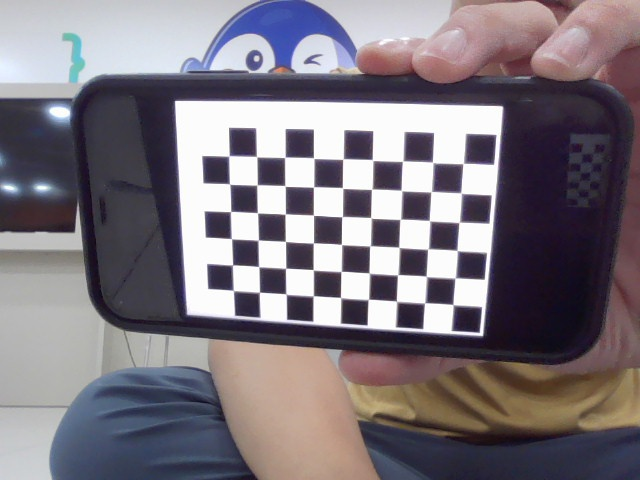
#> input picture calib/calib_000.jpg, 640 x 480 px; its folder holds 4 pictures in this run
$ python calibrate.py
#> lines starting #> are read from the running program, lines starting #| are printed output that depends on the picture
import cv2
import glob
import numpy as np

"""
calibrate_rect_board.py
––––––––––––––––––––––––––––––––––––––
Read all images in a folder (default *calib/*) that were captured
with **Calib Capture** and compute intrinsic matrix + distortion for a
**rectangular chessboard** (standard black/white squares, not circles).

Usage:
    python calibrate_rect_board.py  [calib_folder]

• BOARD_SIZE   = (columns, rows) **inner** corners.
• SQUARE_SIZE  = physical size of a square (mm).  Set to 1.0 if you only
  need pixel‑accurate undistortion (scale‑less).
• Outputs:   K.npy   dist.npy   calib_report.txt
"""

import os
import sys

# ───────── configurable ─────────
BOARD_SIZE   = (9, 6)      # inner corners 9×6 ⇢ 10×7 squares
SQUARE_SIZE  = 8.0        # mm (change if your square is different)
CALIB_DIR    = sys.argv[1] if len(sys.argv) > 1 else "calib"

# collect image paths
images = sorted(glob.glob(os.path.join(CALIB_DIR, "calib_*.jpg")))
if not images:
    raise FileNotFoundError(f"No images like 'calib_###.jpg' in {CALIB_DIR}")
print(f"[calibrate] found {len(images)} images in '{CALIB_DIR}'")

# prepare 3‑D object points (Z=0 plane)
objp = np.zeros((BOARD_SIZE[0] * BOARD_SIZE[1], 3), np.float32)
objp[:, :2] = np.mgrid[0:BOARD_SIZE[0], 0:BOARD_SIZE[1]].T.reshape(-1, 2)
objp *= SQUARE_SIZE

obj_pts = []   # 3‑D points in real world
img_pts = []   # 2‑D points in image plane

for fn in images:
    img  = cv2.imread(fn)
#> img is the input picture: shape (480, 640, 3); mean B, G, R 125.7, 117.7, 124.9
    gray = cv2.cvtColor(img, cv2.COLOR_BGR2GRAY)
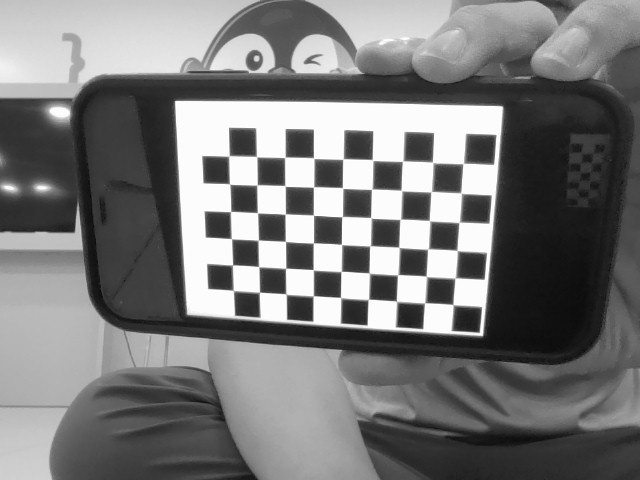
#> gray: shape (480, 640); min 6, max 255, mean 120.8

    found, corners = cv2.findChessboardCorners(gray, BOARD_SIZE,
                                               cv2.CALIB_CB_ADAPTIVE_THRESH |
                                               cv2.CALIB_CB_NORMALIZE_IMAGE)
#> found = True; corners = 54 rows, first 8: [452.8, 304.5], [424.6, 302.9], [396.5, 301.3], [368.4, 299.4], [340.4, 297.4], [313.3, 295.8], [285.8, 293.9], [259.6, 292.1]
    if not found:
        print(f"  [skip] {fn}: grid not found")
        continue
    # refine corner locations
    cv2.cornerSubPix(gray, corners, (11,11), (-1,-1),
                     (cv2.TERM_CRITERIA_EPS+cv2.TERM_CRITERIA_MAX_ITER, 30, 0.001))
    obj_pts.append(objp)
    img_pts.append(corners)
    print(f"  [ok]   {fn}")
#> pass 2 of the loop `for fn in images:`:
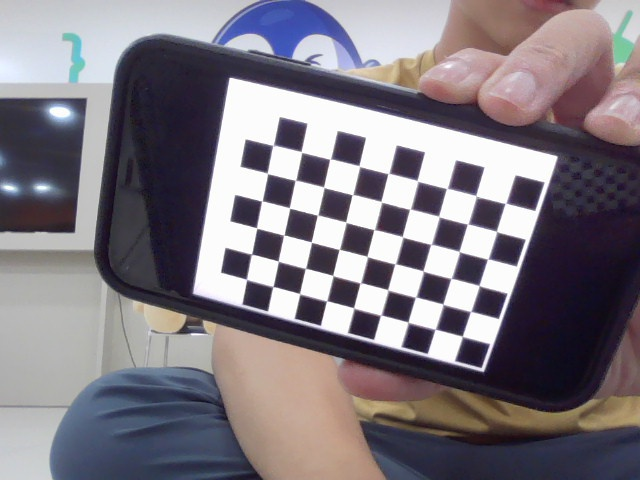
#> input picture calib/calib_001.jpg, 640 x 480 px
#> img is the input picture: shape (480, 640, 3); mean B, G, R 128.8, 120.8, 127.3
#> `gray = cv2.cvtColor(img, cv2.COLOR_BGR2GRAY)`:
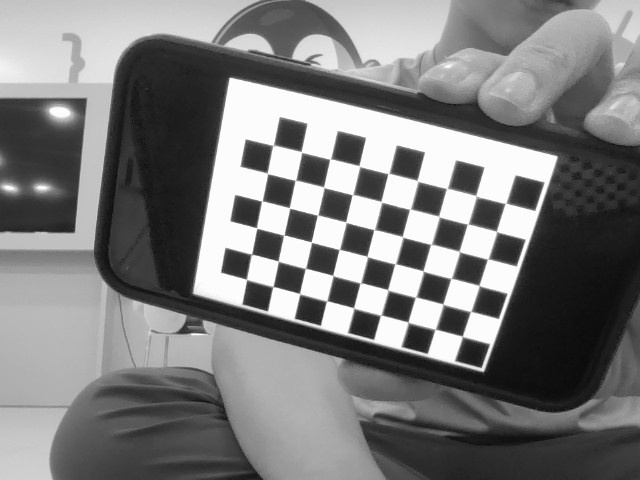
#> gray: shape (480, 640); min 10, max 255, mean 123.7
#> corners = 54 rows, first 8: [462.1, 336.1], [435.1, 329.3], [407.8, 321.9], [380.9, 315], [353.5, 307.6], [326.6, 300.9], [299.9, 293.9], [273, 286.5]
#> pass 3 of the loop `for fn in images:`:
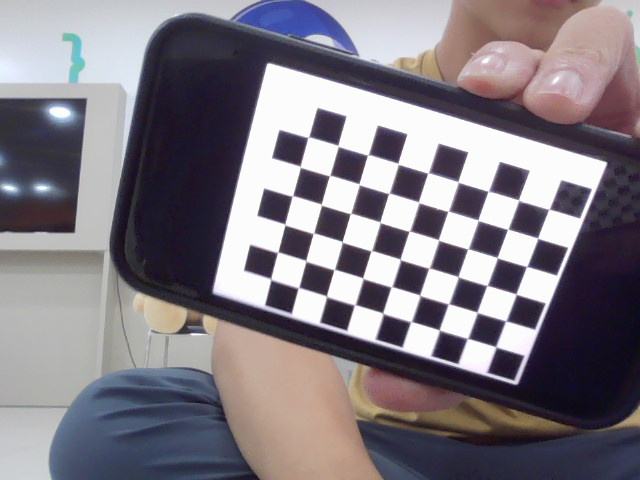
#> input picture calib/calib_002.jpg, 640 x 480 px
#> img is the input picture: shape (480, 640, 3); mean B, G, R 130.9, 122.8, 129
#> `gray = cv2.cvtColor(img, cv2.COLOR_BGR2GRAY)`:
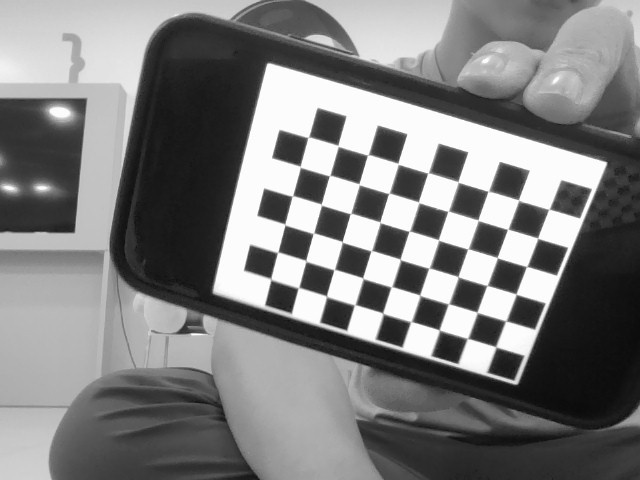
#> gray: shape (480, 640); min 10, max 255, mean 125.6
#> corners = 54 rows, first 8: [495.9, 347], [467.3, 338.5], [439.2, 329.9], [411, 321.6], [382.5, 312.9], [354.8, 304.7], [326.6, 296.3], [298.6, 287.6]
#> the loop made 4 passes; the first 3 are shown

if len(obj_pts) < 10:
#> (the run stopped early here; a loop or call above may not have finished)
